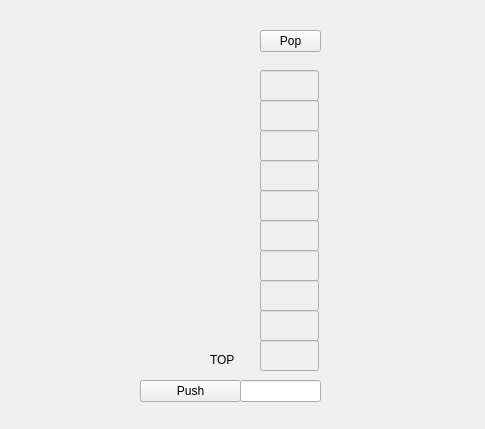
<?xml version="1.0" encoding="UTF-8"?>
<ui version="4.0">
 <class>StackWindow</class>
 <widget class="QWidget" name="StackWindow">
  <property name="windowModality">
   <enum>Qt::WindowModal</enum>
  </property>
  <property name="geometry">
   <rect>
    <x>0</x>
    <y>0</y>
    <width>485</width>
    <height>429</height>
   </rect>
  </property>
  <property name="windowTitle">
   <string>Form</string>
  </property>
  <property name="autoFillBackground">
   <bool>false</bool>
  </property>
  <widget class="QPushButton" name="pushButton">
   <property name="geometry">
    <rect>
     <x>140</x>
     <y>380</y>
     <width>101</width>
     <height>22</height>
    </rect>
   </property>
   <property name="cursor">
    <cursorShape>PointingHandCursor</cursorShape>
   </property>
   <property name="text">
    <string>Push</string>
   </property>
   <property name="flat">
    <bool>false</bool>
   </property>
  </widget>
  <widget class="QLineEdit" name="item7">
   <property name="enabled">
    <bool>false</bool>
   </property>
   <property name="geometry">
    <rect>
     <x>260</x>
     <y>130</y>
     <width>59</width>
     <height>31</height>
    </rect>
   </property>
   <property name="readOnly">
    <bool>true</bool>
   </property>
  </widget>
  <widget class="QLineEdit" name="item0">
   <property name="enabled">
    <bool>false</bool>
   </property>
   <property name="geometry">
    <rect>
     <x>260</x>
     <y>340</y>
     <width>59</width>
     <height>31</height>
    </rect>
   </property>
   <property name="readOnly">
    <bool>true</bool>
   </property>
  </widget>
  <widget class="QLineEdit" name="item8">
   <property name="enabled">
    <bool>false</bool>
   </property>
   <property name="geometry">
    <rect>
     <x>260</x>
     <y>100</y>
     <width>59</width>
     <height>31</height>
    </rect>
   </property>
   <property name="readOnly">
    <bool>true</bool>
   </property>
  </widget>
  <widget class="QPushButton" name="popButton">
   <property name="geometry">
    <rect>
     <x>260</x>
     <y>30</y>
     <width>61</width>
     <height>22</height>
    </rect>
   </property>
   <property name="text">
    <string>Pop</string>
   </property>
  </widget>
  <widget class="QLineEdit" name="itemToPushedLineEdit">
   <property name="geometry">
    <rect>
     <x>240</x>
     <y>380</y>
     <width>81</width>
     <height>22</height>
    </rect>
   </property>
  </widget>
  <widget class="QLineEdit" name="item1">
   <property name="enabled">
    <bool>false</bool>
   </property>
   <property name="geometry">
    <rect>
     <x>260</x>
     <y>310</y>
     <width>59</width>
     <height>31</height>
    </rect>
   </property>
   <property name="readOnly">
    <bool>true</bool>
   </property>
  </widget>
  <widget class="QLineEdit" name="item5">
   <property name="enabled">
    <bool>false</bool>
   </property>
   <property name="geometry">
    <rect>
     <x>260</x>
     <y>190</y>
     <width>59</width>
     <height>31</height>
    </rect>
   </property>
   <property name="readOnly">
    <bool>true</bool>
   </property>
  </widget>
  <widget class="QLineEdit" name="item9">
   <property name="enabled">
    <bool>false</bool>
   </property>
   <property name="geometry">
    <rect>
     <x>260</x>
     <y>70</y>
     <width>59</width>
     <height>31</height>
    </rect>
   </property>
   <property name="readOnly">
    <bool>true</bool>
   </property>
  </widget>
  <widget class="QLineEdit" name="item6">
   <property name="enabled">
    <bool>false</bool>
   </property>
   <property name="geometry">
    <rect>
     <x>260</x>
     <y>160</y>
     <width>59</width>
     <height>31</height>
    </rect>
   </property>
   <property name="readOnly">
    <bool>true</bool>
   </property>
  </widget>
  <widget class="QLineEdit" name="item4">
   <property name="enabled">
    <bool>false</bool>
   </property>
   <property name="geometry">
    <rect>
     <x>260</x>
     <y>220</y>
     <width>59</width>
     <height>31</height>
    </rect>
   </property>
   <property name="readOnly">
    <bool>true</bool>
   </property>
  </widget>
  <widget class="QLineEdit" name="item2">
   <property name="enabled">
    <bool>false</bool>
   </property>
   <property name="geometry">
    <rect>
     <x>260</x>
     <y>280</y>
     <width>59</width>
     <height>31</height>
    </rect>
   </property>
   <property name="readOnly">
    <bool>true</bool>
   </property>
  </widget>
  <widget class="QLineEdit" name="item3">
   <property name="enabled">
    <bool>false</bool>
   </property>
   <property name="geometry">
    <rect>
     <x>260</x>
     <y>250</y>
     <width>59</width>
     <height>31</height>
    </rect>
   </property>
   <property name="readOnly">
    <bool>true</bool>
   </property>
  </widget>
  <widget class="QLabel" name="topLabel">
   <property name="geometry">
    <rect>
     <x>210</x>
     <y>350</y>
     <width>71</width>
     <height>20</height>
    </rect>
   </property>
   <property name="styleSheet">
    <string notr="true">image: url(:/right.png);</string>
   </property>
   <property name="text">
    <string>TOP</string>
   </property>
  </widget>
 </widget>
 <resources/>
 <connections/>
</ui>
